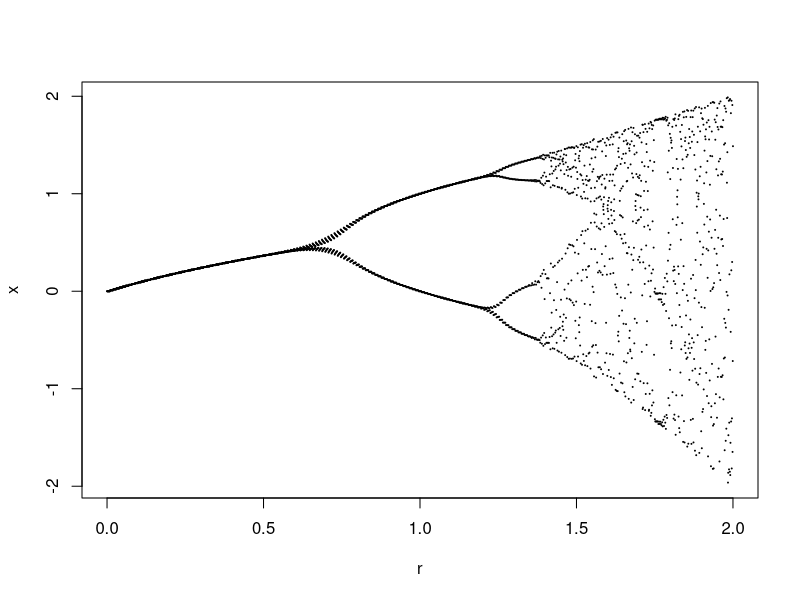

Write the R code that produced this figure.
# http://techn.ology.net/alternatives-to-the-logistic-equation/

iterate <- function( equation, range, x_max ) {
    # Initialize the bucket of x's
    v <- c()

    # For each r, find the x value...
    for ( r in range ) {
        # Start at a low x value
        x <- 0.1
        # Repeat x_max times...
        for ( i in 0 : x_max ) {
            x <- eval( parse( text = equation ) )
            # Save the last half of computed x's
            if ( i > x_max / 2 ) {
                v <- c( v, x )
            }
        }
    }
    return(v)
}

iterate_plot <- function( equation, r_min, r_max ) {
    v <- iterate( equation = equation, range = seq( r_min, r_max, 0.01 ), x_max = 30 )

    r <- seq( r_min, r_max, length.out = length(v) )

    plot( r, v, type = 'p', cex  = 0.1, xlab = 'r', ylab = 'x' )
}

# The logistic equation
#iterate_plot( equation = 'r * x * ( 1 - x )', r_min = 1, r_max = 4 )
# Alternatives:
#iterate_plot( equation = 'r ** ( 1 - x )', r_min = 1, r_max = 4 )
#iterate_plot( equation = 'r * x ** ( 1 - x )', r_min = 1, r_max = 4 )
#iterate_plot( equation = 'r * sin(x)', r_min = 1, r_max = 3 )
#iterate_plot( equation = 'r * cos(x) - sin(x)', r_min = -3, r_max = 3 )
#iterate_plot( equation = 'r * ( cos(x) - sin(x) )', r_min = 0, r_max = 3 )
#iterate_plot( equation = 'r ** sin(x)', r_min = -0.1, r_max = 4 )
#iterate_plot( equation = 'r ** cos( 1 - x )', r_min = 2, r_max = 8 )
#iterate_plot( equation = 'r * cos(x) * ( 1 - sin(x) )', r_min = 0, r_max = 5 )
#iterate_plot( equation = 'r * exp(x) * ( 1 - exp(x) )', r_min = 0.5, r_max = 3 )
iterate_plot( equation = 'r - x ** 2', r_min = 0, r_max = 2 )
